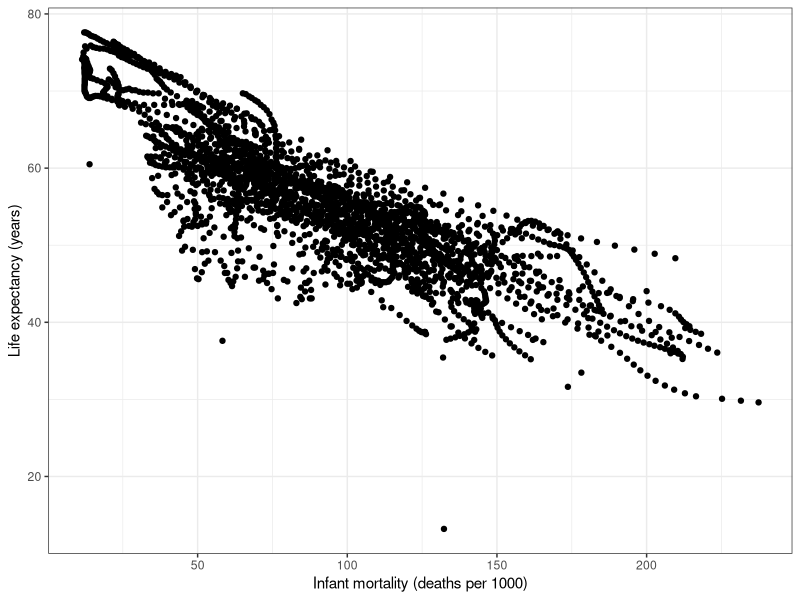
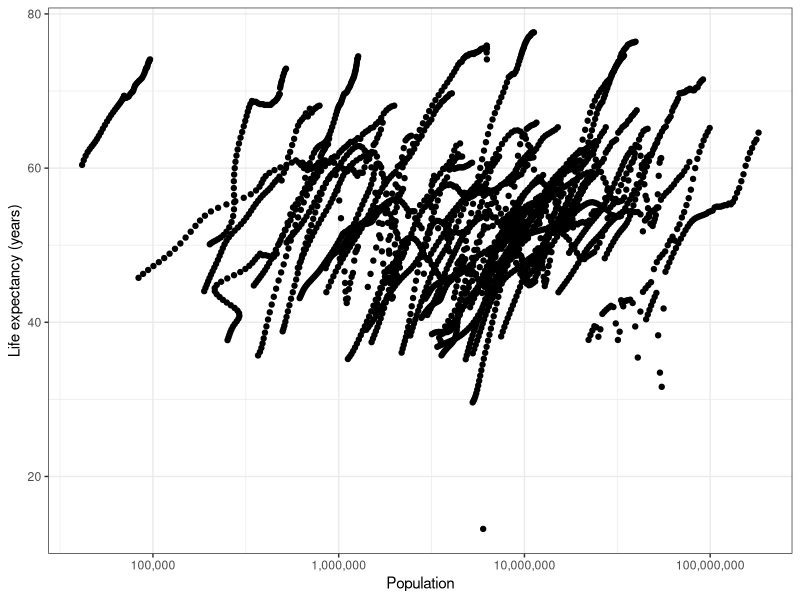
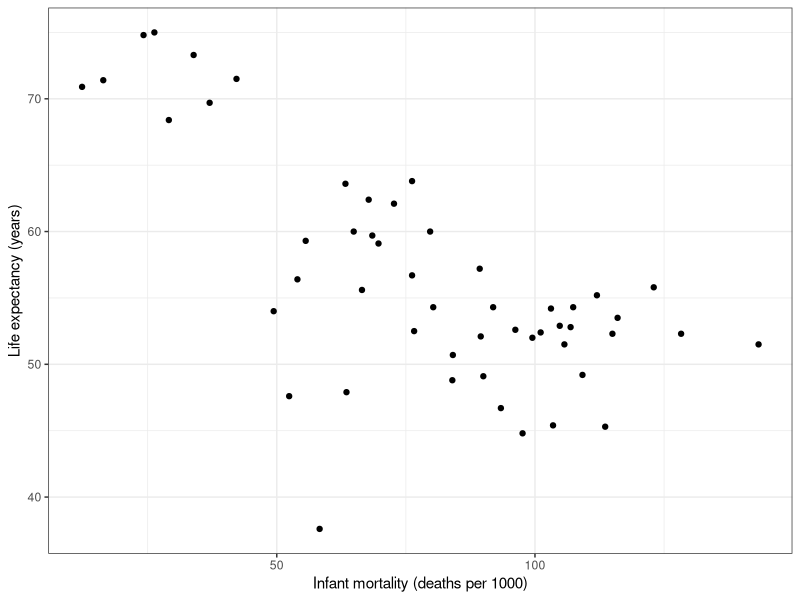
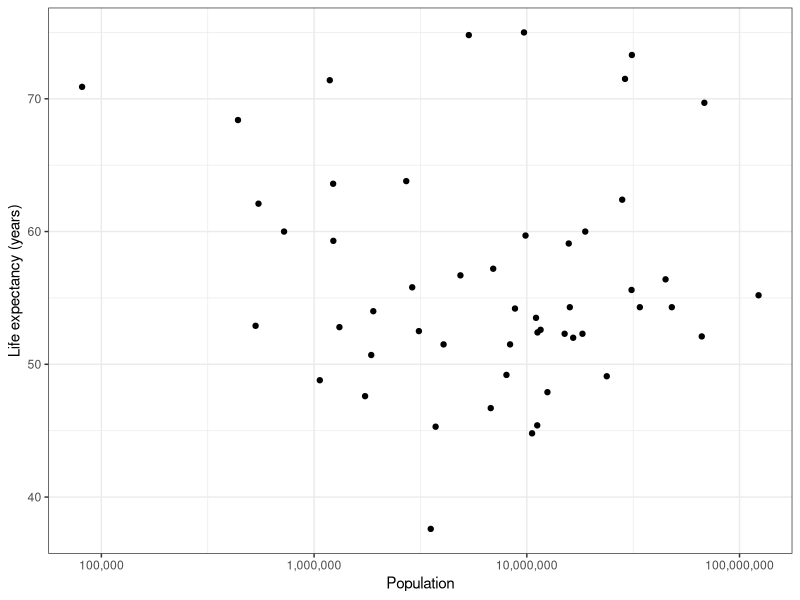

Reproduce these figures in R, in order.
## ---- chunk 1
knitr::opts_chunk$set(include = TRUE, echo = TRUE)
## ---- chunk 2
# The dslabs package is where the data we want to use lives.
library(dslabs)

# We also need the tidyverse package for analysis later.
library(tidyverse)

# Use the scales package to make plot labels nicer
library(scales)

# Open the help file for the gapminder data to examine contents.
help(gapminder)

# Examine the structure of the gapminder data
str(gapminder)

# Get a summary of the gapminder data variables
summary(gapminder)

# Print the class of the gapminder object
class(gapminder)
## ---- chunk 3
# Filter out records where the continent is "Africa"
africadata <- gapminder %>%
  dplyr::filter(continent == "Africa")

# View structure and summary of the Africa-only data to see what changed.
str(africadata)
summary(africadata)
## ---- chunk 4
# Create a data frame with only infant mortality and life expectancy
africa_im_le <- africadata %>%
  dplyr::select(infant_mortality, life_expectancy)

str(africa_im_le)
summary(africa_im_le)

# Create a data frame with only population size and life expectancy
africa_ps_le <- africadata %>%
  dplyr::select(population, life_expectancy)

str(africa_ps_le)
summary(africa_ps_le)
## ---- chunk 5
# scatterplot of life expectancy vs infant mortality
africa_im_le %>%
  # define which fields to plot
  ggplot(aes(x = infant_mortality, y = life_expectancy)) +
  # make the plot a scatterplot
  geom_point() +
  # change the way the plot looks (i.e. changing "non-data ink")
  theme_bw() +
  # make the axis titles nicer
  labs(
    x = "Infant mortality (deaths per 1000)",
    y = "Life expectancy (years)"
  )

# scatterplot of life expectancy vs population size
africa_ps_le %>%
  # define which fields to plot
  ggplot(aes(x = population, y = life_expectancy)) +
  # make the plot a scatterplot
  geom_point() +
  # change the way the plot looks
  theme_bw() +
  # Make the axis titles nicer
  labs(
    x = "Population",
    y = "Life expectancy (years)"
  ) +
  # customize the x-axis scale
  scale_x_continuous(
    # use a log scale for population size
    trans = "log10",
    # format the values with commas rather than scientific notation
    labels = scales::comma
  )
## ---- chunk 6
africadata %>%
  # Filter for any rows where either variable is NA (missing)
  dplyr::filter(is.na(infant_mortality) | is.na(life_expectancy)) %>%
  # Count up the number of missing records for each year
  dplyr::count(year, sort = TRUE, name = "# records missing")
## ---- chunk 7
# Filter only records where the year is 2000
africadata_2000 <- africadata %>%
  filter(year == 2000)

# Check to see if everything worked alright
str(africadata_2000)
summary(africadata_2000)
## ---- chunk 8
# scatterplot of life expectancy vs infant mortality
africadata_2000 %>%
  # define which fields to plot
  ggplot(aes(x = infant_mortality, y = life_expectancy)) +
  # make the plot a scatterplot
  geom_point() +
  # change the way the plot looks (i.e. changing "non-data ink")
  theme_bw() +
  # make the axis titles nicer
  labs(
    x = "Infant mortality (deaths per 1000)",
    y = "Life expectancy (years)"
  )

# scatterplot of life expectancy vs population size
africadata_2000 %>%
  # define which fields to plot
  ggplot(aes(x = population, y = life_expectancy)) +
  # make the plot a scatterplot
  geom_point() +
  # change the way the plot looks
  theme_bw() +
  # Make the axis titles nicer
  labs(
    x = "Population",
    y = "Life expectancy (years)"
  ) +
  # customize the x-axis scale
  scale_x_continuous(
    # use a log scale for population size
    trans = "log10",
    # format the values with commas rather than scientific notation
    labels = scales::comma
  )
## ---- chunk 9
# Fit both of the simple linear models
fit1 <- lm(life_expectancy ~ infant_mortality, data = africadata_2000)
fit2 <- lm(life_expectancy ~ population, data = africadata_2000)

# Get information about both of the models
summary(fit1)
summary(fit2)
